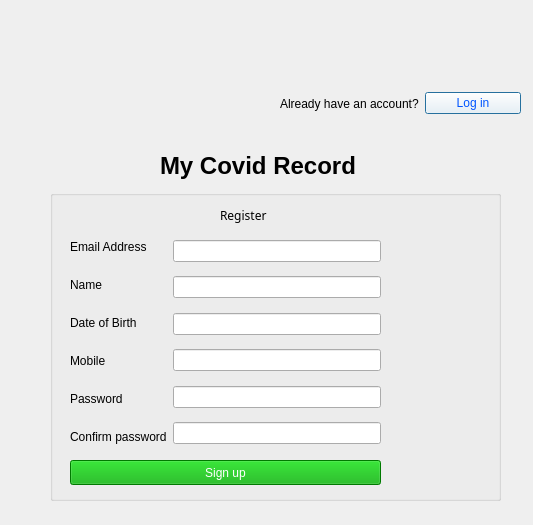
<?xml version="1.0" encoding="UTF-8"?>
<ui version="4.0">
 <class>UserSignup</class>
 <widget class="QDialog" name="UserSignup">
  <property name="geometry">
   <rect>
    <x>0</x>
    <y>0</y>
    <width>533</width>
    <height>525</height>
   </rect>
  </property>
  <property name="windowTitle">
   <string>Dialog</string>
  </property>
  <widget class="QLabel" name="label">
   <property name="geometry">
    <rect>
     <x>160</x>
     <y>150</y>
     <width>231</width>
     <height>31</height>
    </rect>
   </property>
   <property name="font">
    <font>
     <pointsize>18</pointsize>
     <bold>true</bold>
    </font>
   </property>
   <property name="styleSheet">
    <string notr="true"/>
   </property>
   <property name="text">
    <string>My Covid Record</string>
   </property>
  </widget>
  <widget class="QWidget" name="layoutWidget">
   <property name="geometry">
    <rect>
     <x>280</x>
     <y>90</y>
     <width>241</width>
     <height>27</height>
    </rect>
   </property>
   <layout class="QHBoxLayout" name="horizontalLayout">
    <item>
     <widget class="QLabel" name="label_2">
      <property name="styleSheet">
       <string notr="true">font: 9pt &quot;Arial Rounded MT Bold&quot;;</string>
      </property>
      <property name="text">
       <string>Already have an account?</string>
      </property>
     </widget>
    </item>
    <item>
     <widget class="QPushButton" name="pushButton_Login">
      <property name="styleSheet">
       <string notr="true">background-color: rgb(255, 255, 255);
font: 87 9pt &quot;Arial Black&quot;;
color: rgb(0, 85, 255);</string>
      </property>
      <property name="text">
       <string>Log in</string>
      </property>
     </widget>
    </item>
   </layout>
  </widget>
  <widget class="QGroupBox" name="groupBox">
   <property name="geometry">
    <rect>
     <x>50</x>
     <y>190</y>
     <width>451</width>
     <height>311</height>
    </rect>
   </property>
   <property name="title">
    <string/>
   </property>
   <widget class="QLabel" name="label_3">
    <property name="geometry">
     <rect>
      <x>170</x>
      <y>10</y>
      <width>121</width>
      <height>31</height>
     </rect>
    </property>
    <property name="font">
     <font>
      <family>Arial Black</family>
      <pointsize>9</pointsize>
      <italic>false</italic>
      <bold>false</bold>
     </font>
    </property>
    <property name="styleSheet">
     <string notr="true">font: 87 9pt &quot;Arial Black&quot;;</string>
    </property>
    <property name="text">
     <string>Register </string>
    </property>
   </widget>
   <widget class="QWidget" name="layoutWidget">
    <property name="geometry">
     <rect>
      <x>20</x>
      <y>50</y>
      <width>311</width>
      <height>204</height>
     </rect>
    </property>
    <layout class="QHBoxLayout" name="horizontalLayout_2">
     <item>
      <layout class="QVBoxLayout" name="verticalLayout">
       <item>
        <widget class="QLabel" name="label_4">
         <property name="text">
          <string>Email Address</string>
         </property>
        </widget>
       </item>
       <item>
        <spacer name="verticalSpacer">
         <property name="orientation">
          <enum>Qt::Vertical</enum>
         </property>
         <property name="sizeHint" stdset="0">
          <size>
           <width>20</width>
           <height>40</height>
          </size>
         </property>
        </spacer>
       </item>
       <item>
        <widget class="QLabel" name="label_5">
         <property name="text">
          <string>Name</string>
         </property>
        </widget>
       </item>
       <item>
        <spacer name="verticalSpacer_2">
         <property name="orientation">
          <enum>Qt::Vertical</enum>
         </property>
         <property name="sizeHint" stdset="0">
          <size>
           <width>20</width>
           <height>40</height>
          </size>
         </property>
        </spacer>
       </item>
       <item>
        <widget class="QLabel" name="label_6">
         <property name="text">
          <string>Date of Birth</string>
         </property>
        </widget>
       </item>
       <item>
        <spacer name="verticalSpacer_3">
         <property name="orientation">
          <enum>Qt::Vertical</enum>
         </property>
         <property name="sizeHint" stdset="0">
          <size>
           <width>20</width>
           <height>40</height>
          </size>
         </property>
        </spacer>
       </item>
       <item>
        <widget class="QLabel" name="label_7">
         <property name="text">
          <string>Mobile</string>
         </property>
        </widget>
       </item>
       <item>
        <spacer name="verticalSpacer_4">
         <property name="orientation">
          <enum>Qt::Vertical</enum>
         </property>
         <property name="sizeHint" stdset="0">
          <size>
           <width>20</width>
           <height>40</height>
          </size>
         </property>
        </spacer>
       </item>
       <item>
        <widget class="QLabel" name="label_8">
         <property name="text">
          <string>Password</string>
         </property>
        </widget>
       </item>
       <item>
        <spacer name="verticalSpacer_5">
         <property name="orientation">
          <enum>Qt::Vertical</enum>
         </property>
         <property name="sizeHint" stdset="0">
          <size>
           <width>20</width>
           <height>40</height>
          </size>
         </property>
        </spacer>
       </item>
       <item>
        <widget class="QLabel" name="label_9">
         <property name="text">
          <string>Confirm password</string>
         </property>
        </widget>
       </item>
      </layout>
     </item>
     <item>
      <layout class="QVBoxLayout" name="verticalLayout_2">
       <item>
        <widget class="QLineEdit" name="lineEdit"/>
       </item>
       <item>
        <spacer name="verticalSpacer_6">
         <property name="orientation">
          <enum>Qt::Vertical</enum>
         </property>
         <property name="sizeHint" stdset="0">
          <size>
           <width>20</width>
           <height>40</height>
          </size>
         </property>
        </spacer>
       </item>
       <item>
        <widget class="QLineEdit" name="lineEdit_2"/>
       </item>
       <item>
        <spacer name="verticalSpacer_7">
         <property name="orientation">
          <enum>Qt::Vertical</enum>
         </property>
         <property name="sizeHint" stdset="0">
          <size>
           <width>20</width>
           <height>40</height>
          </size>
         </property>
        </spacer>
       </item>
       <item>
        <widget class="QLineEdit" name="lineEdit_3"/>
       </item>
       <item>
        <spacer name="verticalSpacer_8">
         <property name="orientation">
          <enum>Qt::Vertical</enum>
         </property>
         <property name="sizeHint" stdset="0">
          <size>
           <width>20</width>
           <height>40</height>
          </size>
         </property>
        </spacer>
       </item>
       <item>
        <widget class="QLineEdit" name="lineEdit_4"/>
       </item>
       <item>
        <spacer name="verticalSpacer_9">
         <property name="orientation">
          <enum>Qt::Vertical</enum>
         </property>
         <property name="sizeHint" stdset="0">
          <size>
           <width>20</width>
           <height>40</height>
          </size>
         </property>
        </spacer>
       </item>
       <item>
        <widget class="QLineEdit" name="lineEdit_5"/>
       </item>
       <item>
        <spacer name="verticalSpacer_10">
         <property name="orientation">
          <enum>Qt::Vertical</enum>
         </property>
         <property name="sizeHint" stdset="0">
          <size>
           <width>20</width>
           <height>40</height>
          </size>
         </property>
        </spacer>
       </item>
       <item>
        <widget class="QLineEdit" name="lineEdit_6"/>
       </item>
      </layout>
     </item>
    </layout>
   </widget>
   <widget class="QPushButton" name="pushButton_2">
    <property name="geometry">
     <rect>
      <x>20</x>
      <y>270</y>
      <width>311</width>
      <height>25</height>
     </rect>
    </property>
    <property name="styleSheet">
     <string notr="true">background-color: rgb(0, 170, 0);
color: rgb(255, 255, 255);
font: 87 9pt &quot;Arial Black&quot;;</string>
    </property>
    <property name="text">
     <string>Sign up</string>
    </property>
   </widget>
  </widget>
  <widget class="QWidget" name="logo" native="true">
   <property name="geometry">
    <rect>
     <x>0</x>
     <y>0</y>
     <width>531</width>
     <height>80</height>
    </rect>
   </property>
   <property name="styleSheet">
    <string notr="true">#logo {

border-image:url(:/images/logo.png)
}</string>
   </property>
  </widget>
 </widget>
 <resources/>
 <connections/>
</ui>
